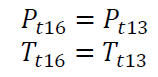
#> input picture test/image/1.png, 158 x 77 px, found by its file name
$ python 3.py
#> lines starting #> are read from the running program, lines starting #| are printed output that depends on the picture
from PIL import Image
import numpy as np

img1 = Image.open(r"test\image\1.png")
#> img1 is the input picture: PIL image 158x77 RGBA; mean R, G, B, A 238.1, 238.1, 238.5, 255
img2 = Image.open(r"test\image\2.png")
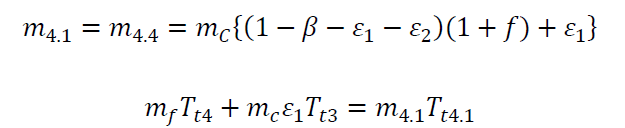
#> input picture test/image/2.png, 625 x 128 px, found by its file name
#> img2 is the input picture: PIL image 625x128 RGBA; mean R, G, B, A 246.5, 246.5, 246.7, 255

img11 = img1.convert('I')
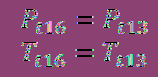
#> img11: PIL image 158x77 I; 130 distinct labels, from 0 to 255; one colour per label, 0 black
# img11.show()

print(img11.getbands())
#| ('I',)
data = np.asarray(img11)
print(data[0][0], data.shape)
#| 255 (77, 158)
